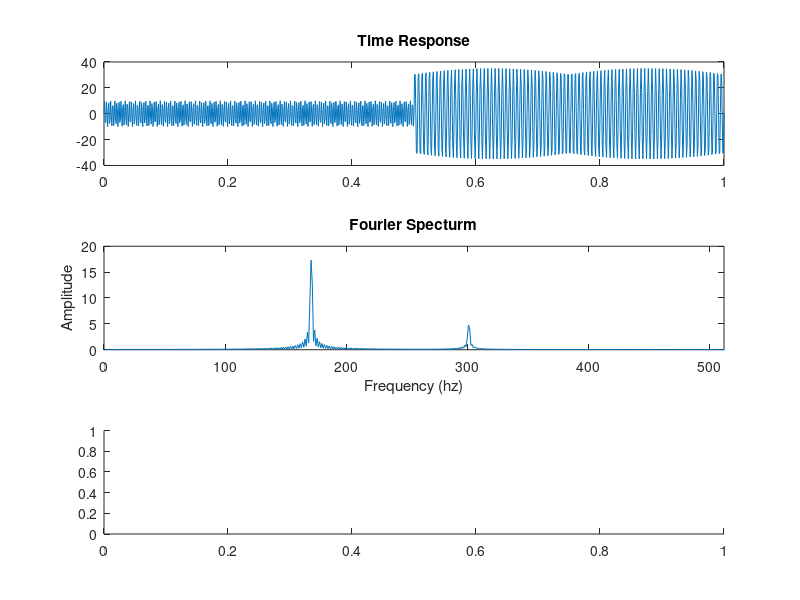

MATLAB code to generate this figure: (Note: this script raises an error after producing the figure.)
%Another time varient singal alternating between frequency 300hz and 450hz and
%impulse
close all; clc; clear;
observe_time = 1;
sample_freq = 1024;
n_sample_pt = observe_time * sample_freq + 1;
time_line = linspace(0, 1, n_sample_pt);
dt = 1/sample_freq;
f1 = 300;
f2 = 170;
a1 = 10;
a2 = 35;

signal = zeros([n_sample_pt, 1]);
for i = 1:n_sample_pt
    t = dt*(i-1);
    if t <= 0.5
        signal(i) = a1*sin(2*pi*f1*t);
    else
        signal(i) = a2*sin(2*pi*f2*t);
    end
end

figure;
subplot(3, 1, 1);
plot(time_line, signal);
title("Time Response");

subplot(3, 1, 2);
plot(abs(2*fft(signal)/n_sample_pt));
xlim([0, 512]);
title("Fourier Specturm");
ylabel("Amplitude")
xlabel("Frequency (hz)");

subplot(3, 1, 3);
spectrogram(signal, hann(128), [], [], sample_freq, "yaxis"); %not giving argument noverlap and f
title("Spectrogram")
ylabel("Frequency")
xlabel("Time (ms)")


